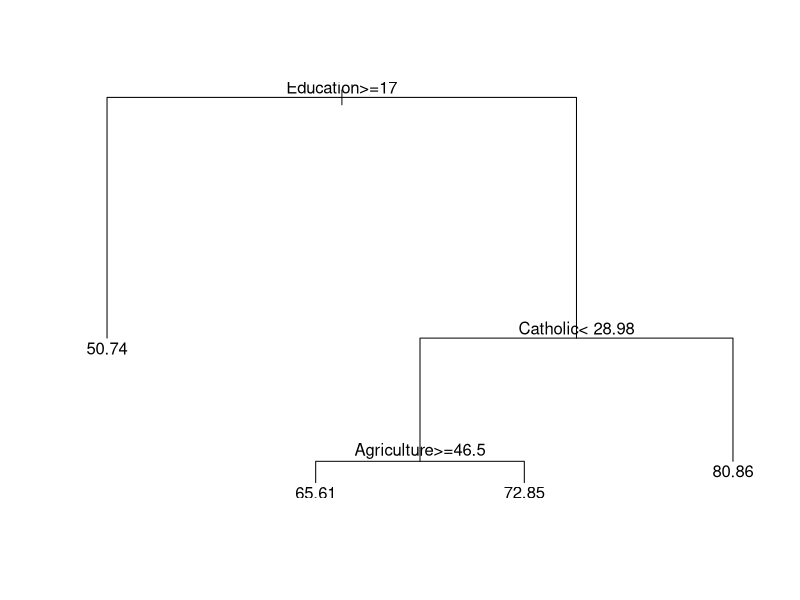
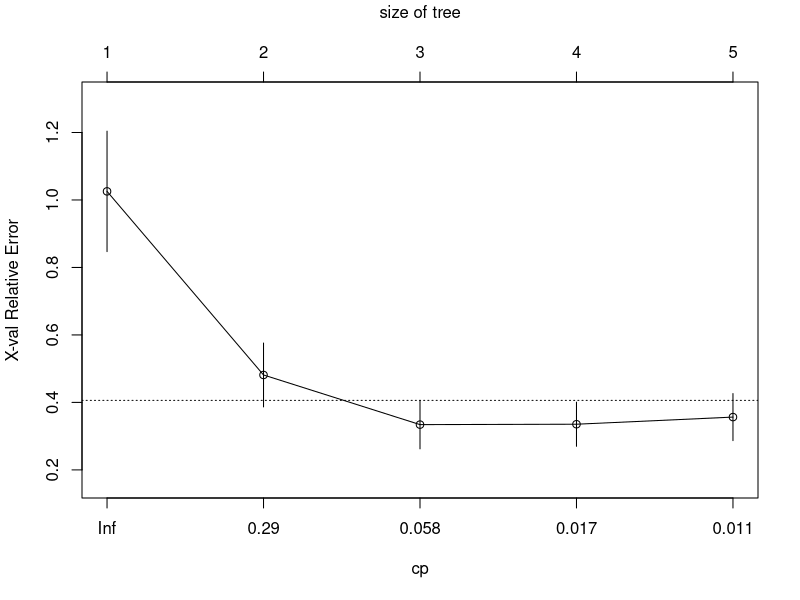
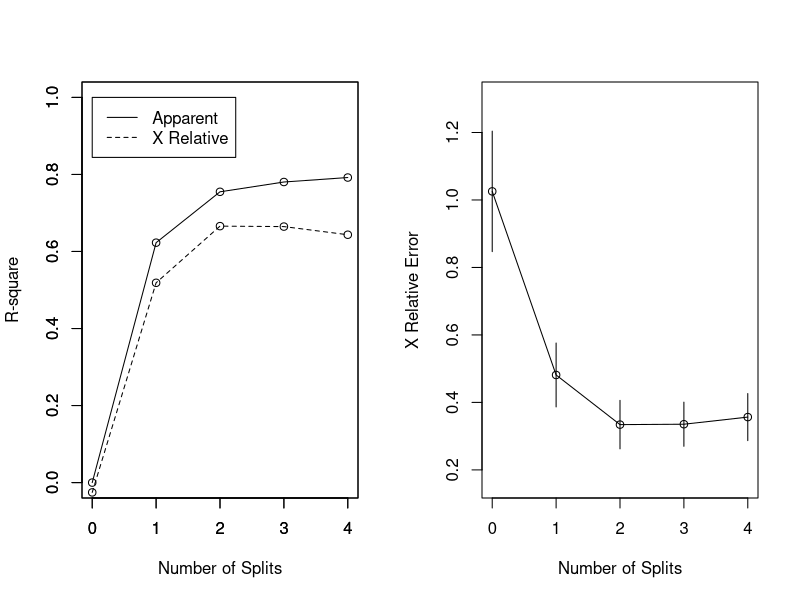
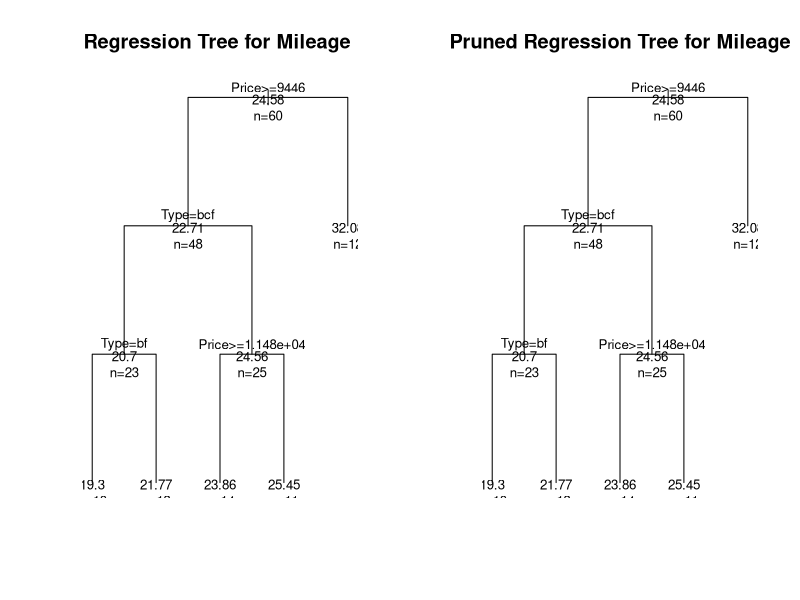

R code for these plots, in order: (Note: this script raises an error after producing the figures.)
#Lab 3 Rpart1
require(rpart)
Swiss_rpart <- rpart(Fertility ~ Agriculture + Education + Catholic, data = swiss)
plot(Swiss_rpart) 
text(Swiss_rpart) 
#------------------------------------------------------
#Rpart 2
require(rpart)
# build the  tree
fitM <- rpart(Mileage~Price + Country + Reliability + Type, method="anova", data=cu.summary)
printcp(fitM) # display the results
plotcp(fitM)
summary(fitM)
par(mfrow=c(1,2)) 
rsq.rpart(fitM) # visualize cross-validation results
# plot tree
plot(fitM, uniform=TRUE, main="Regression Tree for Mileage ")
text(fitM, use.n=TRUE, all=TRUE, cex=.8)
# prune the tree
pfitM<- prune(fitM, cp=0.01160389) # from cptable??? adjust this to see the effect
# plot the pruned tree
plot(pfitM, uniform=TRUE, main="Pruned Regression Tree for Mileage")
text(pfitM, use.n=TRUE, all=TRUE, cex=.8)
post(pfitM, title = "Pruned Regression Tree for Mileage",file = ptree2,".ps")

help(post)
#-----------------------------------------------------------------------
#rpart 3
library(e1071)
library(rpart)
install.packages("CRAN")
#CRAN is not available for my version of R-mlbench is part of CRAN
data(Glass,package='mlbench')
index <- 1:nrow(Glass)
testindex <- sample(index, trunc(length(index)/3))
testset <- Glass[testindex,]
trainset <- Glass[-testindex,]
rpart.model <- rpart(Type ~ ., data = trainset)
rpart.pred <- predict(rpart.model, testset[,-10], type = "class")
printcp(rpart.model)
plotcp(rpart.model)

rsq.rpart(rpart.model)
print(rpart.model)

plot(rpart.model,compress=TRUE)
text(rpart.model, use.n=TRUE)
plot(rpart.pred)
#----------------------------------------------------------
#rpart 4
??kyphosis

fitK <- rpart(Kyphosis ~ Age + Number + Start, method="class", data=kyphosis)
printcp(fitK) # display the results
plotcp(fitK) # visualize cross-validation results
summary(fitK) # detailed summary of splits
# plot tree
plot(fitK, uniform=TRUE, main="Classification Tree for Kyphosis")
text(fitK, use.n=TRUE, all=TRUE, cex=.8)
# create attractive postscript plot of tree
post(fitK, file = 'kyphosistree.ps', title = "Classification Tree for Kyphosis") # might need to convert to PDF (distill)

pfitK<- prune(fitK, cp=   fitK$cptable[which.min(fitK$cptable[,"xerror"]),"CP"])
plot(pfitK, uniform=TRUE, main="Pruned Classification Tree for Kyphosis")
text(pfitK, use.n=TRUE, all=TRUE, cex=.8)
post(pfitK, file ="ptree.ps", title = "Pruned Classification Tree for Kyphosis")


